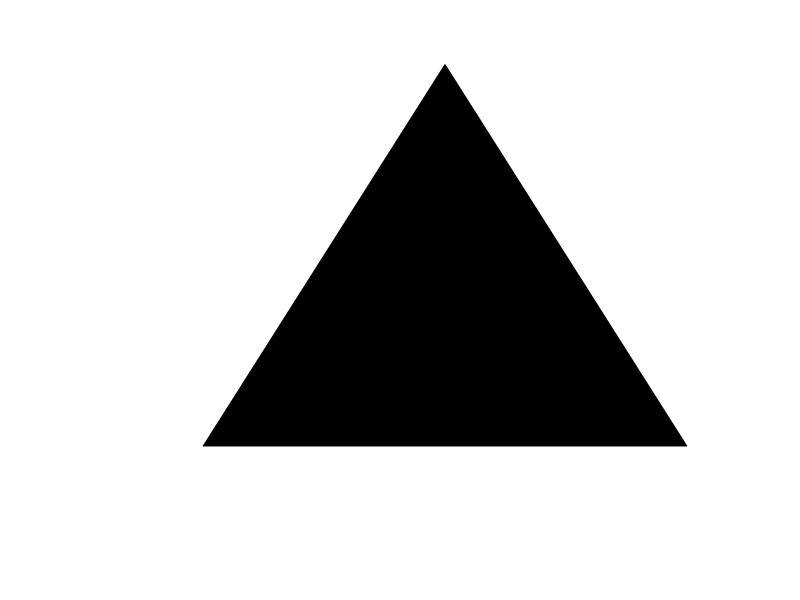
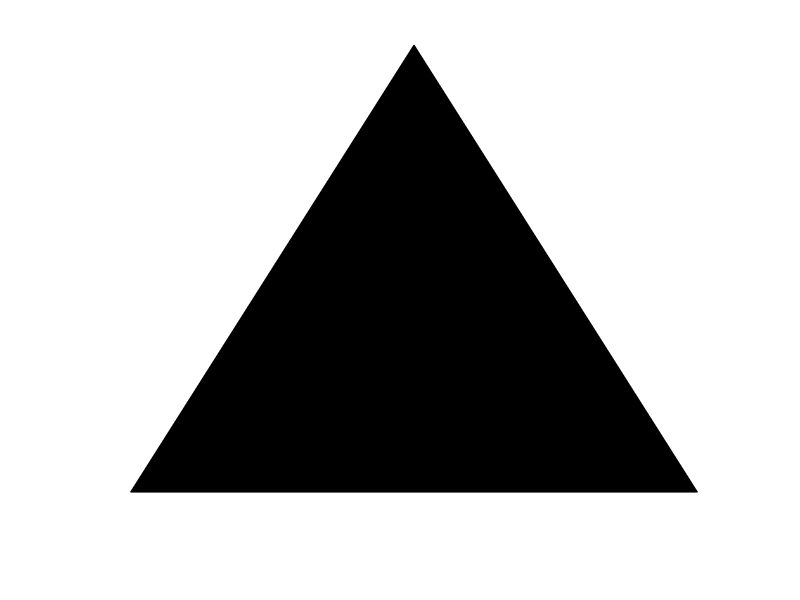
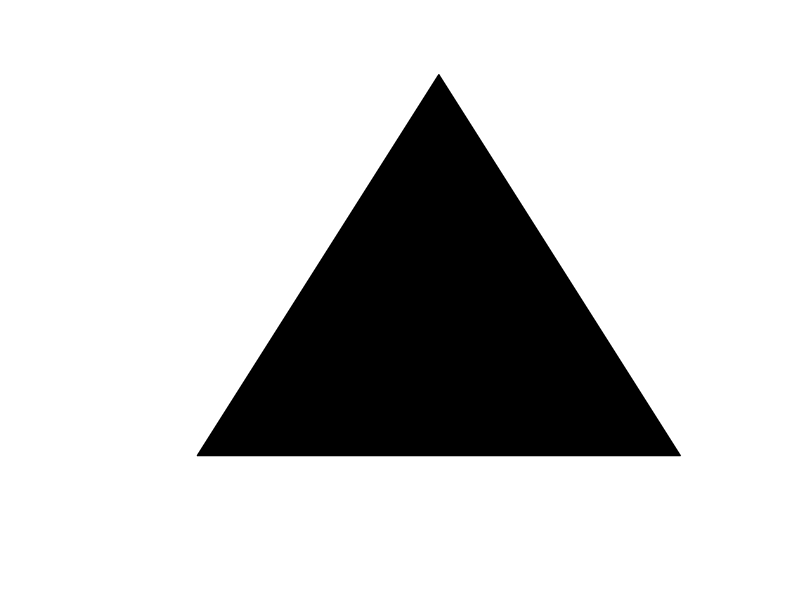
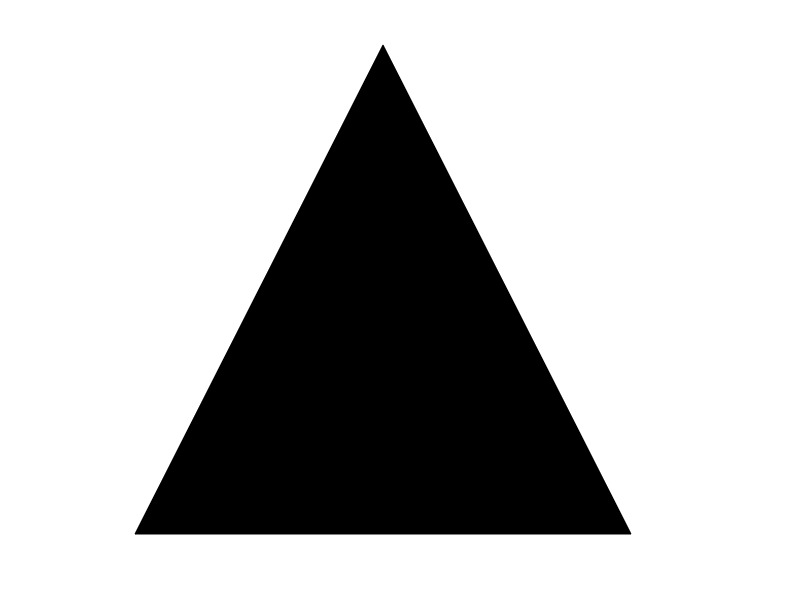

Source code (MATLAB) for these figures, in order:
size = 100;
for i = 1:50
   R = randi([30 40]);
   x = randi([45 55]);
   y = randi([45 55]);
   
   %thetas = randi([1 12], [1, 3]);
   thetas = [0, pi/2, pi];
   p = round(x + R * cos(thetas));
   n = round(y + R * sin(thetas));
   
   figure('Position', [100, 100, 100, 100], 'Color', 'w', 'Visible', 'off');
   fill(p, n, 'k')
   axis off
   f = getframe(gcf);
   
   imwrite(f.cdata, strcat('triangle-', num2str(i), '.png'))
   close all
end